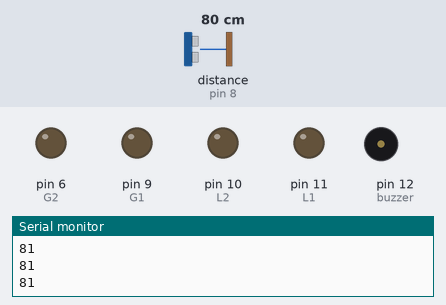
A sketch run on a simulated Arduino Uno, built with avr-gcc and run on an emulated ATmega328P. Shown: output pins drawn as LEDs (lit = HIGH), buzzer (waves = sounding, pin HIGH), the last lines printed to the serial monitor. Inputs (shaded band) come from the test bench; at power-on: distance to the obstacle (sensor on pin 8) 80 cm. The echo pulse lasts 58.3 µs per cm; pins used as bus, display or sensor lines are not drawn.

Above: at 3.2 s.
3.3 s: distance to the obstacle (sensor on pin 8) set to 32 cm
4.8 s: distance to the obstacle (sensor on pin 8) set to 27 cm
At 5.0 s:
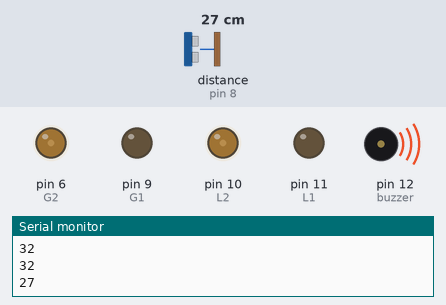
Timing chart, 0 to 7.8 s (numbered marks = the images above; inputs shaded):
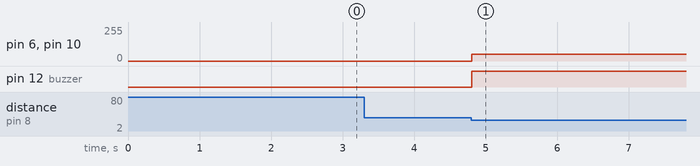

Measured:
- the behaviour switches between 30 and 29 cm on distance to the obstacle (sensor on pin 8) (found by bisection; images 0 and 1)
- after the input at 4.8 s, pin 6 (G2), pin 10 (L2): 0/255 → 50/255 at once; pin 12 (buzzer): LOW → HIGH at once

The sketch:

omni.ino
```cpp
#include <SoftwareSerial.h>
//#include <Servo.h>
#include "NewPing.h"
#define TRIGGER_PIN 7
#define ECHO_PIN 8
#define MAX_DISTANCE 200

SoftwareSerial mySerial(2, 4); // RX, TX
int veri;
int L1=11;
int L2=10;
int R1=3;
int R2=5;
int G1=9;
int G2=6;
long sure,uzaklik;
int buzzer=12;
void motor(int sol,int sag,int arka){
  if(sol>0){
    digitalWrite(L1,0);
    analogWrite(L2,sol);
  }
  else{
    digitalWrite(L2,0);
    analogWrite(L1,abs(sol));

  }
    if(sag>0){
    digitalWrite(R1,0);
    analogWrite(R2,sag);
  }
  else{
    digitalWrite(R2,0);
    analogWrite(R1,abs(sag));

  }
    if(arka>0){
    digitalWrite(G1,0);
    analogWrite(G2,arka);
  }
  else{
    digitalWrite(G2,0);
    analogWrite(G1,abs(arka));
  }
  }
NewPing sonar(TRIGGER_PIN, ECHO_PIN, MAX_DISTANCE);
//float duration, distance;
void setup() {
pinMode(ECHO_PIN,INPUT);
pinMode(TRIGGER_PIN,OUTPUT);
pinMode(L1,OUTPUT);
pinMode(L2,OUTPUT);
pinMode(R1,OUTPUT);
pinMode(R2,OUTPUT);
pinMode(G1,OUTPUT);
pinMode(G2,OUTPUT);
pinMode(buzzer,OUTPUT);
delay(2000);
Serial.begin(9600);
mySerial.begin(9600);
}
void engel_kont(){
  int distance = sonar.ping_cm();
  if(distance<3) distance=200;
  Serial.println(distance);

  if(distance<30) {motor(0,0,0); digitalWrite(buzzer,1);motor(50,-50,50);delay(200); motor(0,0,0); }
  else{
    digitalWrite(buzzer,0);

    }
  }
void ileri(){ motor(95,100,0);   }
void geri() { motor(-110,-100,0);}
void sag()  { motor(64,-80,-185);}
void sol()  { motor(-64,80,185); }
void dur()  { motor(0,0,0);      }
void loop() {
engel_kont();
if (mySerial.available()){

char gelen=mySerial.read();
//Serial.print(distance);

//delay(20);
if(gelen=='S'){motor(0,0,0);}
if(gelen=='F'){ileri();}
if(gelen=='B'){geri();}
if(gelen=='L'){sol();}
if(gelen=='R'){sag();}
if(gelen=='I'||gelen=='J'){motor(50,-50,50);}
if(gelen=='H'||gelen=='G'){motor(-50,50,-50);}
if(gelen=='v'){digitalWrite(buzzer,0);}
if(gelen=='V'){digitalWrite(buzzer,1);}
}
}
```
